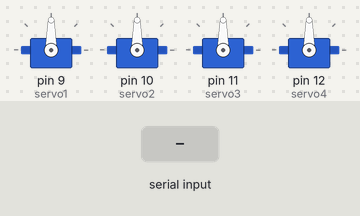
Bench run of a sketch on a simulated Arduino Uno, built with avr-gcc and run on an emulated ATmega328P. Parts: 4 × servo. The inputs (shaded band) are chosen by the test bench.

Above: at 1.2 s.
1.3 s: "1\n" received over Serial
At 1.7 s:
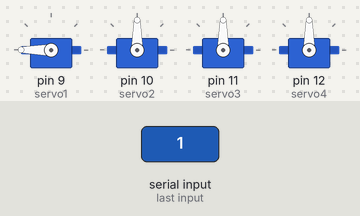
3.8 s: "2\n" received over Serial
At 4.6 s:
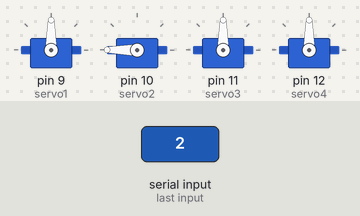
6.3 s: "3\n" received over Serial
At 6.7 s:
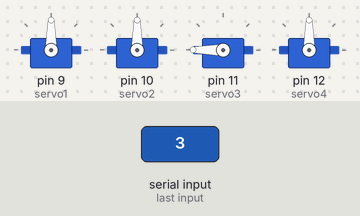
8.8 s: "4\n" received over Serial
At 9.6 s:
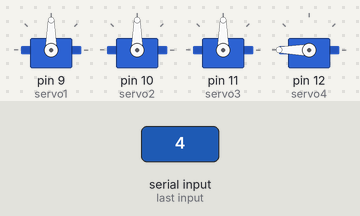
Timing chart, 0 to 11.8 s (numbered marks = the images above; inputs shaded):
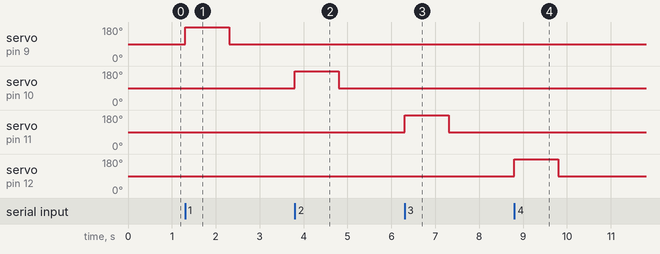

Measured:
- after the input at 1.3 s, servo on pin 9 (servo1): 90° → 180° at once, → 90° 1.0 s later
- after the input at 3.8 s, servo on pin 10 (servo2): 90° → 180° at once, → 90° 1.0 s later
- after the input at 6.3 s, servo on pin 11 (servo3): 90° → 180° at once, → 90° 1.0 s later
- after the input at 8.8 s, servo on pin 12 (servo4): 90° → 180° at once, → 90° 1.0 s later

The sketch:

sketch_mar4a_copy_20240304141005.ino
```cpp
#include <Servo.h>

Servo servo1;
Servo servo2;
Servo servo3;
Servo servo4;

void setup() {
  Serial.begin(9600); // Set the baud rate to match the Python script
  servo1.attach(9);   // Attach the servo to pin 9
  servo2.attach(10);  // Attach the servo to pin 10
  servo3.attach(11);  // Attach the servo to pin 11
  servo4.attach(12);  // Attach the servo to pin 12

}

void loop() {

  if (Serial.available() > 0) {
    String sequence = Serial.readStringUntil('\n');
    executeSequence(sequence);
  }
}

void executeSequence(String sequence) {
  // Parse the sequence and move the servos accordingly
  int pos = sequence.toInt();

  if (pos == 1) {
    servo1.write(180);
    delay(1000);
    servo1.write(90);
    delay(1000);
  } else if (pos == 2) {
    servo2.write(180);
    delay(1000);
    servo2.write(90);
    delay(1000);
  } else if (pos == 3) {
    servo3.write(180);
    delay(1000);
    servo3.write(90);
    delay(1000);
  } else if (pos == 4) {
    servo4.write(180);
    delay(1000);
    servo4.write(90);
    delay(1000);
  }


  // delay(1000); // Adjust delay as needed
}
```
